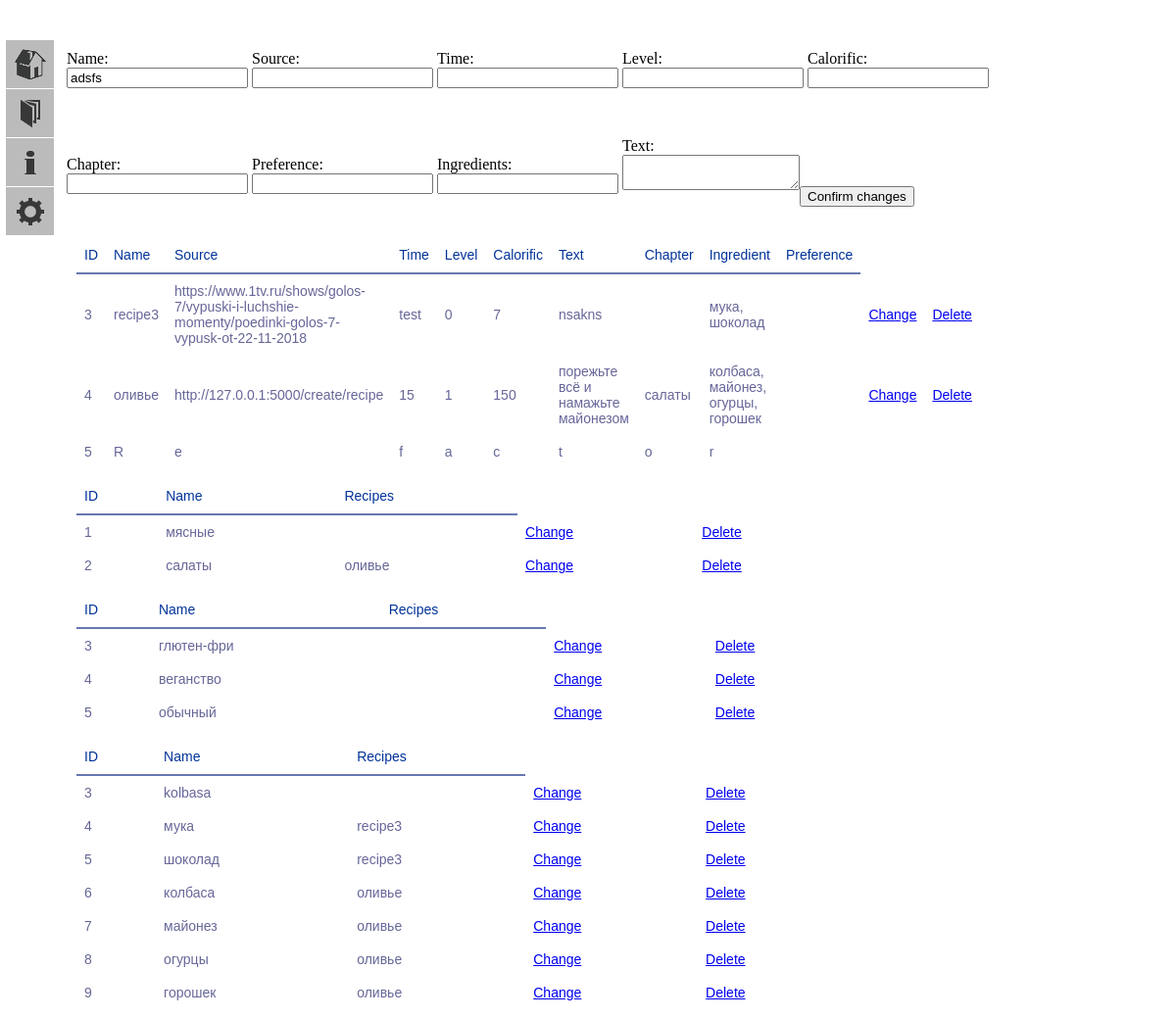
Screenshot of /change/recipe/5 with the database file from the repository.
### models.py (models this page shows, shortened)
class Recipe(db.Model):
    id = db.Column(db.Integer, primary_key=True)
    name = db.Column(db.TEXT(512), index=True)
    source = db.Column(db.TEXT(512))
    time = db.Column(db.String(32))
    level = db.Column(db.INT)
    calorific = db.Column(db.INT)
    text = db.Column(db.TEXT(8192))
    chapter_id = db.Column(db.Integer, db.ForeignKey("chapter.id", ondelete='CASCADE'), index=True)
    rec_ingr = db.relationship("RecipeIngredient", back_populates='recipes', cascade='all')
    rec_pref = db.relationship("RecipePreference", back_populates='recipes', cascade='all')
    def get_item(self, index):
        return {
            0: str(self.id),
            1: str(self.name),
            2: str(self.source),
            3: str(self.time),
            4: str(self.level),
            5: str(self.calorific),
            6: str(self.text),
            7: ', '.join(list('{}'.format(Chapter.query.get(x.id).name)
                              for x in Chapter.query.filter_by(id=self.chapter_id).all())),
            8: ', '.join(list('{}'.format(Ingredient.query.get(x.ingredient_id).name)
                              for x in RecipeIngredient.query.filter_by(recipe_id=self.id).all())),
            9: ', '.join(list('{}'.format(Preference.query.get(x.preference_id).name)
                              for x in RecipePreference.query.filter_by(recipe_id=self.id).all()))
        }[index]
    def __iter__(self):
        return (self.get_item(i) for i in range(0, 10))

class Chapter(db.Model):
    id = db.Column(db.Integer, primary_key=True)
    name = db.Column(db.TEXT(16), index=True, unique=True)
    recipes = db.relationship("Recipe")
    def get_item(self, i):
        return {
            0: self.id,
            1: self.name,
            2: ", ".join('{}'.format(x.name) for x in self.recipes)
        }[i]
    def __iter__(self):
        return (self.get_item(i) for i in range(0, 3))

class Preference(db.Model):
    id = db.Column(db.Integer, primary_key=True)
    name = db.Column(db.TEXT(16), index=True)
    rec_pref = db.relationship("RecipePreference", back_populates='preferences', cascade='all')
    def get_item(self, i):
        return {
            0: self.id,
            1: self.name,
            2: ', '.join(map(str, list('{}'.format(Recipe.query.get(x.recipe_id).name)
                                       for x in RecipePreference.query.filter_by(preference_id=self.id).all())))
        }[i]
    def __iter__(self):
        return (self.get_item(i) for i in range(0, 3))

class Ingredient(db.Model):
    id = db.Column(db.Integer, primary_key=True)
    name = db.Column(db.TEXT(16), index=True)
    rec_ingr = db.relationship("RecipeIngredient", back_populates='ingredients', cascade='all')
    def get_item(self, i):
        return{
            0: self.id,
            1: self.name,
            2: ', '.join(map(str, list('{}'.format(Recipe.query.get(x.recipe_id).name)
                                       for x in RecipeIngredient.query.filter_by(ingredient_id=self.id).all())))
        }[i]
    def __iter__(self):
        return (self.get_item(i) for i in range(0, 3))

### app.py (the view)
@app.route('/change/<chtype>/<changing>', methods=['GET', 'POST'])
def change(changing, chtype):
    try:
        contents_dict = {
            "chapter": Chapter.query.all(),
            "recipe": Recipe.query.all(),
            "ingredient": Ingredient.query.all(),
            "preference": Preference.query.all()
        }
        form = form_dict[chtype]()
        if form.validate_on_submit():
            form.create_instance(_id=changing)
            flash('{} changed successfully'.format(chtype.capitalize()))
            return redirect(url_for('index'))
        for i in range(len(form)):
            form.get_item(i).data = instance_dict[chtype].query.get(int(changing)).get_item(i)
        return render_template("change.html", form=form, index=int(changing), chtype=chtype, contents_dict=contents_dict,
                               statistics_dict=statistics_dict)
    except Exception:
        flash("An Error while Changing")
        return redirect(url_for('index'))

### forms.py (shortened to what this page needs)
class RecipeForm(BaseForm):
    source = StringField('source', validators=[URL(message="Source must be an URL"), Optional()])
    time = StringField('time', validators=[Regexp(".*")])
    level = StringField('level', validators=[Regexp("\d*", message="Level must be an integer")])
    calorific = StringField('calorific', validators=[Regexp("\d*", message="Calorific must be an integer")])
    text = TextAreaField('text', validators=[Regexp("(.|\n)*")])
    chapter = StringField('chapter', validators=[Regexp(".*")])
    preferences = StringField('preferences', validators=[Regexp(".*")])
    ingredients = StringField('ingredients', validators=[Regexp(".*")])
    def get_item(self, index):
        return {
            0: self.id,
            1: self.name,
            2: self.source,
            3: self.time,
            4: self.level,
            5: self.calorific,
            6: self.text,
            7: self.chapter,
            8: self.ingredients,
            9: self.preferences
        }[index]
    def __len__(self):
        return 10

### templates/change.html (shortened to what this page needs)
{% extends "base.html" %}
{% block form %}
<form action="" method="post" name="find">
    <div class="change">
    <p class="change">
        Name:<br>
        {{ form.name }}<br>
        <br>
    </p>
    {% if chtype=='recipe' %}
        <p class="change">
            Source:<br>
            {{ form.source }}<br>
            <br>
        </p>
        <p class="change">
            Time:<br>
            {{ form.time }}<br>
            <br>
        </p>
        <p class="change">
            Level:<br>
            {{ form.level }}<br>
            <br>
        </p>
        <p class="change">
            Calorific:<br>
            {{ form.calorific }}<br>
            <br>
        </p>
        <p class="change">
            Chapter:<br>
            {{ form.chapter }}<br>
            <br>
        </p>
        <p class="change">
            Preference:<br>
            {{ form.preferences }}<br>
            <br>
        </p>
        <p class="change">
            Ingredients:<br>
            {{ form.ingredients }}<br>
            <br>
        </p>
        <p class="change">
            Text:<br>
            {{ form.text }}<br>
            <br>
        </p>
        <p class="change button-recipe">
            <input type="submit" class="" value="Confirm changes">
        </p>
    {% endif %}
    </div>
</form>
<table class="recipe">
<tr><th>ID</th><th>Name</th><th>Source</th><th>Time</th><th>Level</th><th>Calorific</th><th>Text</th><th>Chapter</th>
    <th>Ingredient</th><th>Preference</th></tr>
{% for recipe in contents_dict["recipe"] %}
    <tr>
        {% if ((chtype == 'recipe') and ( index == recipe.id )) %}
            <td>{{ recipe.id }}</td>
            {% for i in "Refactor" %}
                <td> {{ i }} </td>
            {% endfor %}
        {% else %}
            {% for item in recipe %}
                <td>{{ item }}</td>
            {% endfor %}
            <td class="after-bt"><a href="{{ url_for('change', changing=recipe.id, chtype='recipe') }}">Change</a></td>
            <td class="after-bt"><a href="{{ url_for('delete', deleting=recipe.id, chtype='recipe') }}">Delete</a></td>
        {% endif %}
    </tr>
{% endfor %}
</table>
<table class="chapter">
<tr><th>ID</th><th>Name</th><th>Recipes</th>
{% for chapter in contents_dict["chapter"] %}
    <tr>
        {% if ( (chtype == 'chapter') and (index == chapter.id) ) %}
            <td>{{ chapter.id }}</td>
            <td> ------------------ </td>
            <td> ------------------ </td>
        {% else %}
            {% for item in chapter %}
                <td>{{ item }}</td>
            {% endfor %}
            <td class="after-bt"><a href="{{ url_for('change', changing=chapter.id, chtype='chapter') }}">Change</a></td>
            <td class="after-bt"><a href="{{ url_for('delete', deleting=chapter.id, chtype='chapter') }}">Delete</a></td>
        {% endif %}
    </tr>
{% endfor %}
</table>
<table class="preference">
<tr><th>ID</th><th>Name</th><th>Recipes</th>
{% for preference in contents_dict["preference"] %}
    <tr>
        {% if ((chtype == 'preference') and ( index == preference.id )) %}
            <td>{{ preference.id }}</td>
            <td> ------------------ </td>
            <td> ------------------ </td>
        {% else %}
            {% for item in preference %}
                <td>{{ item }}</td>
            {% endfor %}
            <td class="after-bt"><a href="{{ url_for('change', changing=preference.id, chtype='preference') }}">Change</a></td>
            <td class="after-bt"><a href="{{ url_for('delete', deleting=preference.id, chtype='preference') }}">Delete</a></td>
        {% endif %}
    </tr>
{% endfor %}
</table>
<table class="ingredient">
<tr><th>ID</th><th>Name</th><th>Recipes</th>
{% for ingredient in contents_dict["ingredient"] %}
    <tr>
        {% if ((chtype == 'ingredient') and ( index == ingredient.id )) %}
            <td>{{ ingredient.id }}</td>
            <td> ------------------ </td>
            <td> ------------------ </td>
        {% else %}
            {% for item in ingredient %}
                <td>{{ item }}</td>
            {% endfor %}
            <td class="after-bt"><a href="{{ url_for('change', changing=ingredient.id, chtype='ingredient') }}">Change</a></td>
            <td class="after-bt"><a href="{{ url_for('delete', deleting=ingredient.id, chtype='ingredient') }}">Delete</a></td>
        {% endif %}
    </tr>
{% endfor %}
</table>
{% endblock %}

### static/css/main.css (style rules this page uses)
body { padding-left: 60px; margin-top: 35px; background: -moz-linear-gradient(-45deg, #ddddfb 5%, #fff 95%); height: 100%; }
table { font-family: "Lucida Sans Unicode", "Lucida Grande", Sans-Serif; font-size: 14px; background: white; max-width: 70%; width: 70%; border-collapse: collapse; text-align: left; margin: 10px; }
th { font-weight: normal; color: #039; border-bottom: 2px solid #6678b1; padding: 10px 8px; }
td { color: #669; padding: 9px 8px; transition: .3s linear; }
.change { display: inline-block; }
div.change { position:relative; }
.change.button-recipe { padding-top: 50px; position: absolute; }

### rows the page displays
Recipe: name "adsfs", id "5", i "R" "e" "f" "a" "c" "t" "o" "r"
Recipe: recipe "3" "0" "7" "мука, шоколад", name "recipe3", source "https://www.1tv.ru/shows/golos-7/vypuski-i-luchshie-momenty/poedinki-golos-7-vypusk-ot-22-11-2018", time "test", text "nsakns"
Recipe: recipe "4" "15" "1" "150" "колбаса, майонез, огурцы, горошек", name "оливье", source "http://127.0.0.1:5000/create/recipe", text "порежьте всё и намажьте майонезом"
Chapter: name "салаты", chapter "2"
Chapter: chapter "1", name "мясные"
Preference: preference "3", name "глютен-фри"
Preference: preference "4", name "веганство"
Preference: preference "5", name "обычный"
Ingredient: ingredient "3", name "kolbasa"
Ingredient: ingredient "4", name "мука"
Ingredient: ingredient "5", name "шоколад"
Ingredient: ingredient "6", name "колбаса"
Ingredient: ingredient "7", name "майонез"
Ingredient: ingredient "8", name "огурцы"
Ingredient: ingredient "9", name "горошек"
